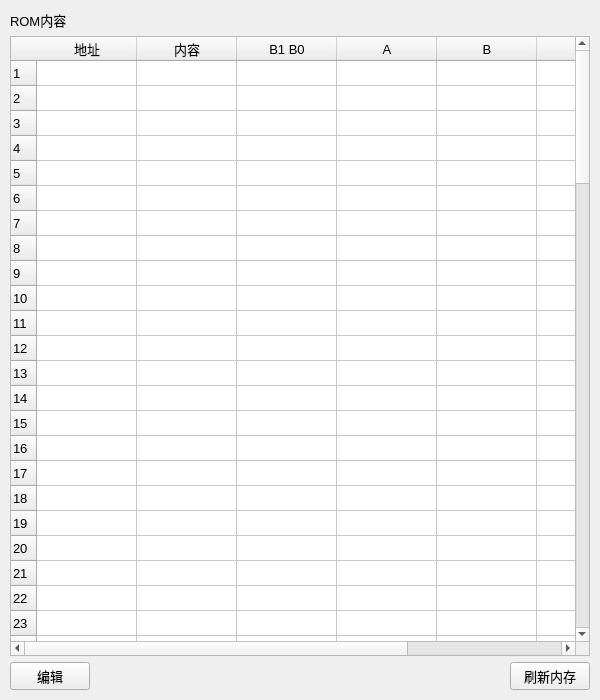
<?xml version="1.0" encoding="UTF-8"?>
<ui version="4.0">
 <class>ROMCheck</class>
 <widget class="QWidget" name="ROMCheck">
  <property name="geometry">
   <rect>
    <x>0</x>
    <y>0</y>
    <width>600</width>
    <height>700</height>
   </rect>
  </property>
  <property name="font">
   <font>
    <pointsize>10</pointsize>
   </font>
  </property>
  <property name="windowTitle">
   <string>ROM内存</string>
  </property>
  <property name="windowIcon">
   <iconset>
    <normalon>:/romCheckPannelIcon.png</normalon>
   </iconset>
  </property>
  <layout class="QGridLayout" name="gridLayout">
   <property name="leftMargin">
    <number>10</number>
   </property>
   <property name="topMargin">
    <number>10</number>
   </property>
   <property name="rightMargin">
    <number>10</number>
   </property>
   <property name="bottomMargin">
    <number>10</number>
   </property>
   <item row="2" column="0">
    <widget class="QPushButton" name="editRom">
     <property name="text">
      <string>编辑</string>
     </property>
    </widget>
   </item>
   <item row="2" column="2">
    <widget class="QPushButton" name="freshRom">
     <property name="text">
      <string>刷新内存</string>
     </property>
    </widget>
   </item>
   <item row="0" column="0">
    <widget class="QLabel" name="ROMCheckTitle">
     <property name="text">
      <string>ROM内容</string>
     </property>
    </widget>
   </item>
   <item row="1" column="0" colspan="3">
    <widget class="QTableWidget" name="ROMTable">
     <property name="autoScrollMargin">
      <number>10</number>
     </property>
     <property name="editTriggers">
      <set>QAbstractItemView::NoEditTriggers</set>
     </property>
     <property name="rowCount">
      <number>100</number>
     </property>
     <attribute name="horizontalHeaderMinimumSectionSize">
      <number>30</number>
     </attribute>
     <attribute name="horizontalHeaderDefaultSectionSize">
      <number>100</number>
     </attribute>
     <attribute name="verticalHeaderMinimumSectionSize">
      <number>20</number>
     </attribute>
     <attribute name="verticalHeaderDefaultSectionSize">
      <number>25</number>
     </attribute>
     <attribute name="verticalHeaderHighlightSections">
      <bool>true</bool>
     </attribute>
     <row/>
     <row/>
     <row/>
     <row/>
     <row/>
     <row/>
     <row/>
     <row/>
     <row/>
     <row/>
     <row/>
     <row/>
     <row/>
     <row/>
     <row/>
     <row/>
     <row/>
     <row/>
     <row/>
     <row/>
     <row/>
     <row/>
     <row/>
     <row/>
     <row/>
     <row/>
     <row/>
     <row/>
     <row/>
     <row/>
     <row/>
     <row/>
     <row/>
     <row/>
     <row/>
     <row/>
     <row/>
     <row/>
     <row/>
     <row/>
     <row/>
     <row/>
     <row/>
     <row/>
     <row/>
     <row/>
     <row/>
     <row/>
     <row/>
     <row/>
     <row/>
     <row/>
     <row/>
     <row/>
     <row/>
     <row/>
     <row/>
     <row/>
     <row/>
     <row/>
     <row/>
     <row/>
     <row/>
     <row/>
     <row/>
     <row/>
     <row/>
     <row/>
     <row/>
     <row/>
     <row/>
     <row/>
     <row/>
     <row/>
     <row/>
     <row/>
     <row/>
     <row/>
     <row/>
     <row/>
     <row/>
     <row/>
     <row/>
     <row/>
     <row/>
     <row/>
     <row/>
     <row/>
     <row/>
     <row/>
     <row/>
     <row/>
     <row/>
     <row/>
     <row/>
     <row/>
     <row/>
     <row/>
     <row/>
     <row/>
     <column>
      <property name="text">
       <string>地址</string>
      </property>
     </column>
     <column>
      <property name="text">
       <string>内容</string>
      </property>
     </column>
     <column>
      <property name="text">
       <string>B1 B0</string>
      </property>
     </column>
     <column>
      <property name="text">
       <string>A</string>
      </property>
     </column>
     <column>
      <property name="text">
       <string>B</string>
      </property>
     </column>
     <column>
      <property name="text">
       <string>C</string>
      </property>
     </column>
     <column>
      <property name="text">
       <string>下一微地址</string>
      </property>
     </column>
    </widget>
   </item>
   <item row="2" column="1">
    <spacer name="horizontalSpacer">
     <property name="orientation">
      <enum>Qt::Horizontal</enum>
     </property>
     <property name="sizeHint" stdset="0">
      <size>
       <width>40</width>
       <height>20</height>
      </size>
     </property>
    </spacer>
   </item>
  </layout>
 </widget>
 <resources/>
 <connections/>
</ui>
